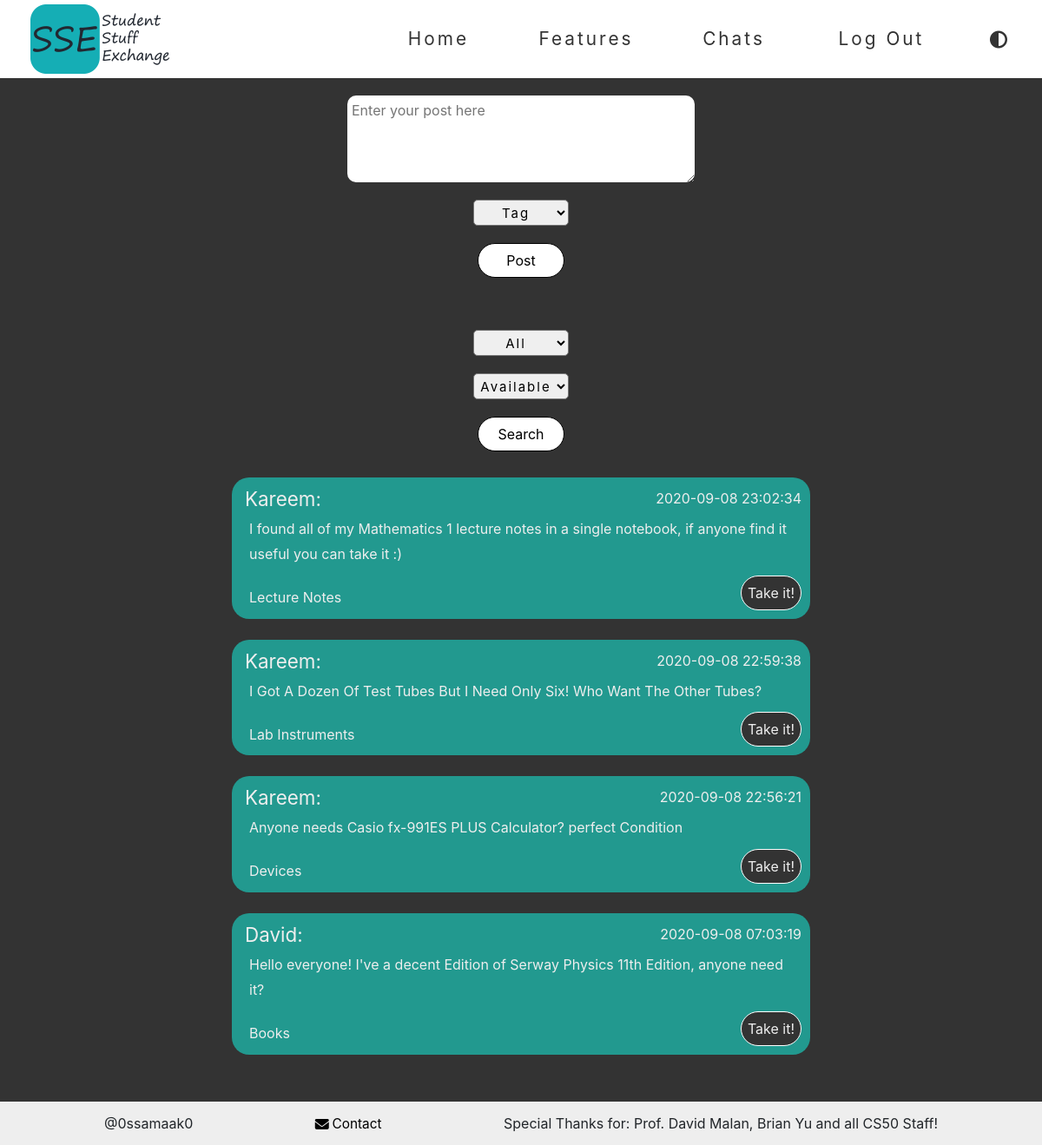
Page /home (signed in) on the committed database.
### tables this page shows
CREATE TABLE posts (post_id INTEGER PRIMARY KEY AUTOINCREMENT NOT NULL, post TEXT, poster INTEGER, receiver INTEGER, state INTEGER DEFAULT 0,date DATETIME, tag TEXT, FOREIGN KEY(poster) REFERENCES users(id), FOREIGN KEY (receiver) REFERENCES users(user_id));

CREATE TABLE 'users' ('user_id' INTEGER PRIMARY KEY AUTOINCREMENT NOT NULL, 'username' TEXT NOT NULL, 'hash' TEXT NOT NULL, 'theme' NUMERIC NOT NULL DEFAULT 0.0);

### app.py (the view)
@app.route("/home", methods = ["POST", "GET"])
@login_required
def home():
    state = 0
    tag = "All"
    if session["state"]:
        state = session["state"]
    if session["tag"]:
        tag = session["tag"]
    print(state)
    print(session["state"])
    if request.method == "GET":
        if tag == "All" and state == "All":
            post_data_list =  listify(db.execute("SELECT post_id, post, poster, username, date, tag, state FROM posts JOIN users ON posts.poster = users.user_id ORDER BY date DESC"))
        elif tag == "All":
            post_data_list =  listify(db.execute("SELECT post_id, post, poster, username, date, tag, state FROM posts JOIN users ON posts.poster = users.user_id WHERE state = :state ORDER BY date DESC", {"state":state}))
        elif state == "All":
            post_data_list =  listify(db.execute("SELECT post_id, post, poster, username, date, tag, state FROM posts JOIN users ON posts.poster = users.user_id WHERE tag = :tag ORDER BY date DESC", {"tag":tag}))
        else:
            post_data_list =  listify(db.execute("SELECT post_id, post, poster, username, date, tag, state FROM posts JOIN users ON posts.poster = users.user_id WHERE state = :state AND tag = :tag ORDER BY date DESC", {"state":state, "tag":tag}))
        username = listify(db.execute("SELECT username FROM users WHERE user_id = :user_id" ,{"user_id":session["user_id"]}))[0]["username"]
        connect.commit()
        return render_template("home.html", username = username, user_id = session['user_id'],  post_list = post_data_list, tags = tags, selected_tag = tag, selected_state = state, message = session["message"])
    else:
        session["tag"] = request.form.get("tag")
        session["state"] = request.form.get("state")
        return redirect("/home")

### app.py (called while the page is built)
@app.after_request
def after_request(response):
    response.headers["Cache-Control"] = "no-cache, no-store, must-revalidate"
    response.headers["Expires"] = 0
    response.headers["Pragma"] = "no-cache"
    return response

def listify (obj):
    keys = []
    lis = []
    for i, n in enumerate(db.description):
        keys.append(n[0])
    for item in obj:
        lis.append({keys[i]: item[i] for i in range(len(item))})
    return lis

### login_required.py (called while the page is built)
def login_required(f):
    @wraps(f)
    def decorated_function(*args, **kwargs):
        if session.get("user_id") is None:
            return redirect("/login")
        return f(*args, **kwargs)
    return decorated_function

### templates/home.html (shortened to what this page needs)
{% extends "layout.html" %}
{% block body %}
<div class="post d-flex flex-column justify-content-center align-items-center">
<form action="/post" method="POST">
    <div class="postNtag" class="row container">
    <div class="col-12 d-flex justify-content-center">
        <textarea class="post-text" autocomplete="off" name="post" placeholder="Enter your post here"></textarea>
    </div>
    <div class="col-12 d-flex justify-content-center">
    <select name="tag">
        <option value="None" disabled selected>Tag</option>
    </select>
    </div>
    <div class="col-12 d-flex justify-content-center">
        <button class="post-btn" type="submit">Post</button>
    </div>
    <div class="col-12 d-flex justify-content-center"><br>{{message}}</div>
    </div>
</form>
    <form class="search" action="/home" method="POST" class="">
        <div class="postNtag sec" class="row container">
            <div class="col-12 d-flex justify-content-center">
    <select name="tag">
        <option value="All">All</option>
    </select>
</div>
<div class="col-12 d-flex justify-content-center avl">
    <br>
    <select name="state">
        {% if selected_state == "0"%}
        <option value="0" selected>Available</option>
        {% else %}
        <option value="0">Available</option>
        {% endif %}
    </select>
</div>
<div class="col-12 d-flex justify-content-center">
    <button class="post-btn" type="submit">Search</button>
</div>
</div>
</form>
    </div>
{% for post in post_list%}
<div class="d-flex flex-column align-items-center container">
    <div class="full-post">
    <div class="top-post">
        <div><span class="name-span">{{post["username"]}}:</span></div>
        <div><span class="date-span">{{post["date"]}}</span></div>
    </div>
    <div class="bot-post">
        <div><span class="post-span">{{post["post"]}}</span></div>
        <div><span class="tag-span">{{post["tag"]}}</span></div>
        {% if user_id != post["poster"] %}
        {% if post["state"] == 0 %}
        <div class="post-take align-self-center">
            <form action="/take" method="POST">
                <button class="home-btn" type="submit" value={{post["post_id"]}} name="take_btn">Take it!</button>
            </form>
            {% elif post["state"] == 1 %}
            <div class="post-take align-self-center">
            <form action="/take" method="POST">
                <button class="home-btn disabled" type="submit" value={{post["post_id"]}} name="take_btn" disabled>Taken!</button>
            </form>
            {% endif %}
            {% endif %}
        </div>
    </div>
    </div>
</div>
<br>
{% endfor %}
{% endblock %}

### static/styles-dark.css (style rules this page uses)
:root { --backgroundcolor-dark: #333333; --navbar-backgroundcolor-dark: #333333; --text-color-dark: #eeeeee; --text-imp-color-dark: #22998f; --text-imp-color-darker-dark: #129097; --font-main:font-family: 'Unica One', cursive; }
* { box-sizing: border-box; margin: 0; padding: 0; text-decoration: none; transition: 0.4s cubic-bezier(.51,.92,.24,1.15); }
body { background-color: var(--backgroundcolor-dark); }
div.container span { line-height: 180%; font-size: 2em; }
form > div { margin-top: 20px; }
form button { border: none; height: 40px; width: 100px; border-radius: 20px; margin-top: 20px; }
.postNtag { height: 250px; margin-top: 20px; }
.postNtag.sec { height: 170px; }
.post-text { padding:5px; border: var(--text-color-light) 2px solid; border-radius: 10px; width: 400px; height: 100px; max-width: 400px; max-height: 100px; margin-bottom: 20px; }
select { font-size: 15px; letter-spacing: 2px; width: 110px; height: 30px; text-align: center; border-radius: 5px; }
div .home-btn { background: var(--backgroundcolor-dark); color: var(--text-color-dark); width: 70px; border: #ffffff 1px solid }
button.post-btn { background: #ffffff; border: #000000 1px solid; }
.avl { margin-top: 20px; }
div.full-post { background: var(--text-imp-color-dark); padding: 20px; color: var(--text-color-dark); width: 60%; border-radius: 20px; position: relative; }
div.top-post { margin-bottom: 25px; }
div.full-post .name-span { position: absolute; margin: 5px 15px; font-size: 1.4em; top: 0; left: 0; }
div.full-post .date-span { position: absolute; margin: 10px; font-size: 1em; top: 0; right: 0; }
div.bot-post { text-align: start; margin-bottom: 40px; }
div.full-post .post-span { font-size: 1em; }
div.full-post .tag-span { font-size: 1em; position: absolute; margin: 10px 20px; bottom: 0; left: 0; }
div.full-post .post-take { margin: 10px; position: absolute; bottom: 0; right: 0; }

### rows in the picture
posts: username "Kareem", date "2020-09-08 23:02:34", post "I found all of my Mathematics 1 lecture notes in a single notebook, if anyone find it useful you can take it :)", tag "Lecture Notes", {{ post["post_id"] }} 10 (drawn)
posts: username "Kareem", date "2020-09-08 22:59:38", post "I Got A Dozen Of Test Tubes But I Need Only Six! Who Want The Other Tubes?", tag "Lab Instruments", {{ post["post_id"] }} 9 (drawn)
posts: username "Kareem", date "2020-09-08 22:56:21", post "Anyone needs Casio fx-991ES PLUS Calculator? perfect Condition", tag "Devices", {{ post["post_id"] }} 6 (drawn)
posts: username "David", date "2020-09-08 07:03:19", post "Hello everyone! I've a decent Edition of Serway Physics 11th Edition, anyone need it?", tag "Books", {{ post["post_id"] }} 1 (drawn)
